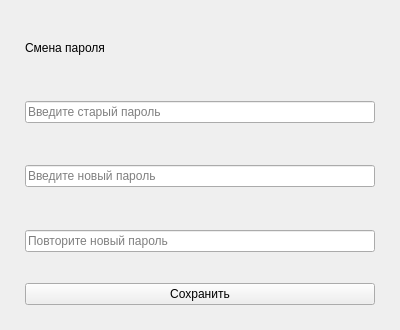
<?xml version="1.0" encoding="UTF-8"?>
<ui version="4.0">
 <class>NewPasswordDialog</class>
 <widget class="QDialog" name="NewPasswordDialog">
  <property name="geometry">
   <rect>
    <x>0</x>
    <y>0</y>
    <width>400</width>
    <height>330</height>
   </rect>
  </property>
  <property name="windowTitle">
   <string>Смена пароля</string>
  </property>
  <property name="modal">
   <bool>true</bool>
  </property>
  <layout class="QVBoxLayout" name="verticalLayout">
   <property name="spacing">
    <number>20</number>
   </property>
   <property name="leftMargin">
    <number>25</number>
   </property>
   <property name="topMargin">
    <number>25</number>
   </property>
   <property name="rightMargin">
    <number>25</number>
   </property>
   <property name="bottomMargin">
    <number>25</number>
   </property>
   <item>
    <widget class="QLabel" name="titleLabel">
     <property name="text">
      <string>Смена пароля</string>
     </property>
    </widget>
   </item>
   <item>
    <widget class="QWidget" name="oldPasswordContainer" native="true">
     <layout class="QGridLayout" name="oldPasswordLayout">
      <property name="leftMargin">
       <number>0</number>
      </property>
      <property name="topMargin">
       <number>0</number>
      </property>
      <property name="rightMargin">
       <number>0</number>
      </property>
      <property name="bottomMargin">
       <number>0</number>
      </property>
      <property name="spacing">
       <number>0</number>
      </property>
      <item row="0" column="0">
       <widget class="QLineEdit" name="oldPasswordInput">
        <property name="echoMode">
         <enum>QLineEdit::EchoMode::Password</enum>
        </property>
        <property name="placeholderText">
         <string>Введите старый пароль</string>
        </property>
       </widget>
      </item>
      <item row="0" column="0" alignment="Qt::AlignmentFlag::AlignRight|Qt::AlignmentFlag::AlignVCenter">
       <widget class="QPushButton" name="toggleOldPasswordButton">
        <property name="minimumSize">
         <size>
          <width>32</width>
          <height>32</height>
         </size>
        </property>
        <property name="maximumSize">
         <size>
          <width>32</width>
          <height>32</height>
         </size>
        </property>
        <property name="cursor">
         <cursorShape>PointingHandCursor</cursorShape>
        </property>
        <property name="styleSheet">
         <string notr="true">background: transparent; border: none; padding: 0; margin-right: 6px;</string>
        </property>
        <property name="text">
         <string/>
        </property>
        <property name="iconSize">
         <size>
          <width>20</width>
          <height>20</height>
         </size>
        </property>
        <property name="flat">
         <bool>true</bool>
        </property>
       </widget>
      </item>
     </layout>
    </widget>
   </item>
   <item>
    <widget class="QWidget" name="newPasswordContainer" native="true">
     <layout class="QGridLayout" name="newPasswordLayout">
      <property name="leftMargin">
       <number>0</number>
      </property>
      <property name="topMargin">
       <number>0</number>
      </property>
      <property name="rightMargin">
       <number>0</number>
      </property>
      <property name="bottomMargin">
       <number>0</number>
      </property>
      <property name="spacing">
       <number>0</number>
      </property>
      <item row="0" column="0">
       <widget class="QLineEdit" name="newPasswordInput">
        <property name="maxLength">
         <number>64</number>
        </property>
        <property name="echoMode">
         <enum>QLineEdit::EchoMode::Password</enum>
        </property>
        <property name="placeholderText">
         <string>Введите новый пароль</string>
        </property>
       </widget>
      </item>
      <item row="0" column="0" alignment="Qt::AlignmentFlag::AlignRight|Qt::AlignmentFlag::AlignVCenter">
       <widget class="QPushButton" name="toggleNewPasswordButton">
        <property name="minimumSize">
         <size>
          <width>32</width>
          <height>32</height>
         </size>
        </property>
        <property name="maximumSize">
         <size>
          <width>32</width>
          <height>32</height>
         </size>
        </property>
        <property name="cursor">
         <cursorShape>PointingHandCursor</cursorShape>
        </property>
        <property name="styleSheet">
         <string notr="true">background: transparent; border: none; padding: 0; margin-right: 6px;</string>
        </property>
        <property name="text">
         <string/>
        </property>
        <property name="iconSize">
         <size>
          <width>20</width>
          <height>20</height>
         </size>
        </property>
        <property name="flat">
         <bool>true</bool>
        </property>
       </widget>
      </item>
     </layout>
    </widget>
   </item>
   <item>
    <widget class="QWidget" name="confirmPasswordContainer" native="true">
     <layout class="QGridLayout" name="confirmPasswordLayout">
      <property name="leftMargin">
       <number>0</number>
      </property>
      <property name="topMargin">
       <number>0</number>
      </property>
      <property name="rightMargin">
       <number>0</number>
      </property>
      <property name="bottomMargin">
       <number>0</number>
      </property>
      <property name="spacing">
       <number>0</number>
      </property>
      <item row="0" column="0">
       <widget class="QLineEdit" name="confirmPasswordInput">
        <property name="maxLength">
         <number>64</number>
        </property>
        <property name="echoMode">
         <enum>QLineEdit::EchoMode::Password</enum>
        </property>
        <property name="placeholderText">
         <string>Повторите новый пароль</string>
        </property>
       </widget>
      </item>
      <item row="0" column="0" alignment="Qt::AlignmentFlag::AlignRight|Qt::AlignmentFlag::AlignVCenter">
       <widget class="QPushButton" name="toggleConfirmPasswordButton">
        <property name="minimumSize">
         <size>
          <width>32</width>
          <height>32</height>
         </size>
        </property>
        <property name="maximumSize">
         <size>
          <width>32</width>
          <height>32</height>
         </size>
        </property>
        <property name="cursor">
         <cursorShape>PointingHandCursor</cursorShape>
        </property>
        <property name="styleSheet">
         <string notr="true">background: transparent; border: none; padding: 0; margin-right: 6px;</string>
        </property>
        <property name="text">
         <string/>
        </property>
        <property name="iconSize">
         <size>
          <width>20</width>
          <height>20</height>
         </size>
        </property>
        <property name="flat">
         <bool>true</bool>
        </property>
       </widget>
      </item>
     </layout>
    </widget>
   </item>
   <item>
    <widget class="QPushButton" name="saveButton">
     <property name="cursor">
      <cursorShape>PointingHandCursor</cursorShape>
     </property>
     <property name="text">
      <string>Сохранить</string>
     </property>
    </widget>
   </item>
  </layout>
 </widget>
 <resources/>
 <connections/>
</ui>
